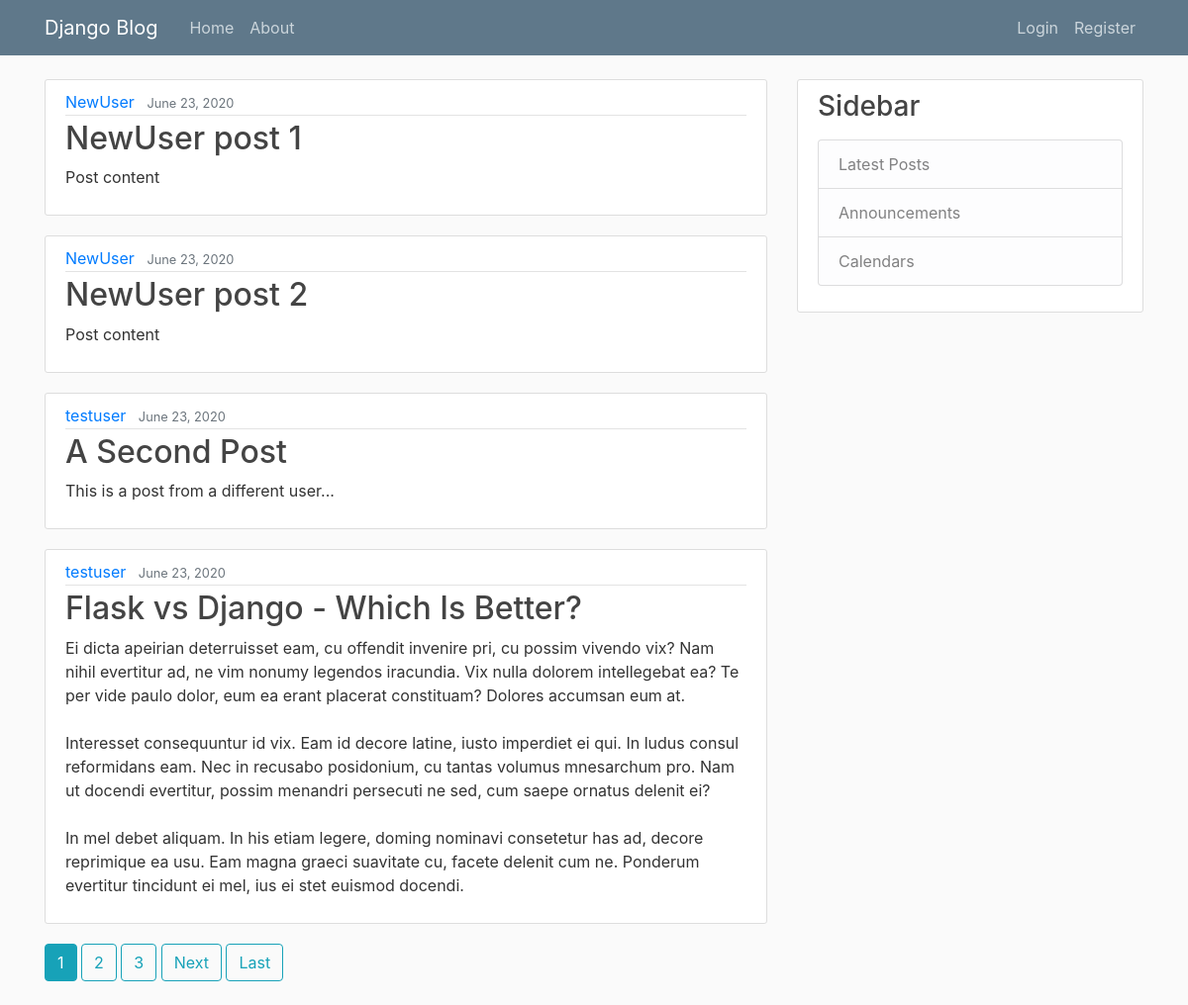
The page / on the database its author committed.
### blog/models.py (models this page shows, shortened)
class Post(models.Model):
    title = models.CharField(max_length=100)
    content = models.TextField()
    date_posted = models.DateTimeField(default=timezone.now)
    author = models.ForeignKey(User, on_delete = models.CASCADE)

### blog/views.py (the view)
# urls.py: path('', PostListView.as_view(), name='blog-home'),
class PostListView(ListView):
    model = Post
    template_name = 'blog/home.html' # <app>/<model>_<viewtype>.html
    context_object_name = 'posts'
    paginate_by = 4

### blog/templates/blog/home.html (shortened to what this page needs)
{% extends "blog/base.html" %}
{% block content %}
    {% for post in posts %}
    <article class="media content-section">
        <div class="media-body">
          <div class="article-metadata">
            <a class="mr-2" href="#">{{ post.author }}</a>
            <small class="text-muted">{{ post.date_posted|date:"F d, Y" }}</small>
          </div>
          <h2><a class="article-title" href="{% url 'post-detail' post.id %}">{{ post.title }}</a></h2>
          <p class="article-content">{{ post.content }}</p>
        </div>
      </article>
    {% endfor %}
    {% if is_paginated %}
      {% for num in page_obj.paginator.page_range %}
        {% if page_obj.number == num %}
          <a class="btn btn-info mb-4" href="?page={{ num }}">{{ num }}</a>
        {% elif num > page_obj.number|add:'-3' and num < page_obj.number|add:'3' %}
          <a class="btn btn-outline-info mb-4" href="?page={{ num }}">{{ num }}</a>
        {% endif %}
      {% endfor %}
      {% if page_obj.has_next %}
        <a class="btn btn-outline-info mb-4" href="?page={{ page_obj.next_page_number }}">Next</a>
        <a class="btn btn-outline-info mb-4" href="?page={{ page_obj.paginator.num_pages }}">Last</a>
      {% endif %}
    {% endif %}
{% endblock content %}

### blog/static/blog/main.css (style rules this page uses)
body { background: #fafafa; color: #333333; margin-top: 5rem; }
h1, h2, h3, h4, h5, h6 { color: #444444; }
.content-section { background: #ffffff; padding: 10px 20px; border: 1px solid #dddddd; border-radius: 3px; margin-bottom: 20px; }
.article-title { color: #444444; }
.article-content { white-space: pre-line; }
.article-metadata { padding-bottom: 1px; margin-bottom: 4px; border-bottom: 1px solid #e3e3e3 }

### rows shown on the page
Post: author "NewUser", date_posted "June 23, 2020", title "NewUser post 1", content "Post content"
Post: author "NewUser", date_posted "June 23, 2020", title "NewUser post 2", content "Post content"
Post: author "testuser", date_posted "June 23, 2020", title "A Second Post", content "This is a post from a different user..."
Post: author "testuser", date_posted "June 23, 2020", title "Flask vs Django - Which Is Better?", content "Ei dicta apeirian deterruisset eam, cu offendit invenire pri, cu possim vivendo vix? Nam nihil evertitur ad, ne vim nonumy legendos iracundia. Vix nulla dolorem intellegebat ea? Te per vide paulo dolor, eum ea erant placerat constituam? Dolores accumsan eum at. Interesset consequuntur id vix. Eam id decore latine, iusto imperdiet ei qui. In ludus consul reformidans eam. Nec in recusabo posidonium, cu tantas volumus mnesarchum pro. Nam ut docendi evertitur, possim menandri persecuti ne sed, cum saepe ornatus delenit ei? In mel debet aliquam. In his etiam legere, doming nominavi consetetur has ad, decore reprimique ea usu. Eam magna graeci suavitate cu, facete delenit cum ne. Ponderum…"

### other values the page prints
{{ num }} "1"
{{ num }} "2" "3"
